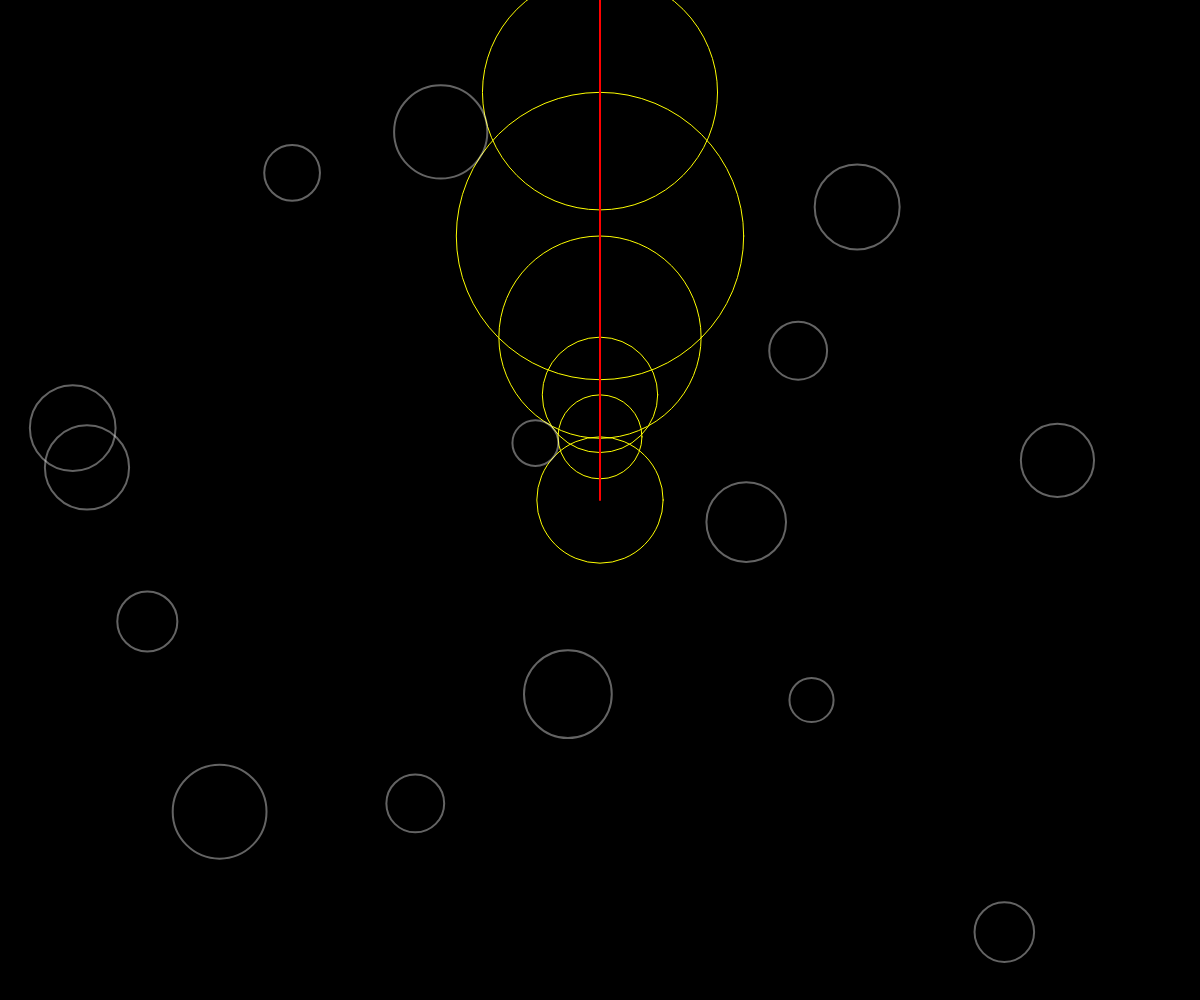
Frame 1 (no input)
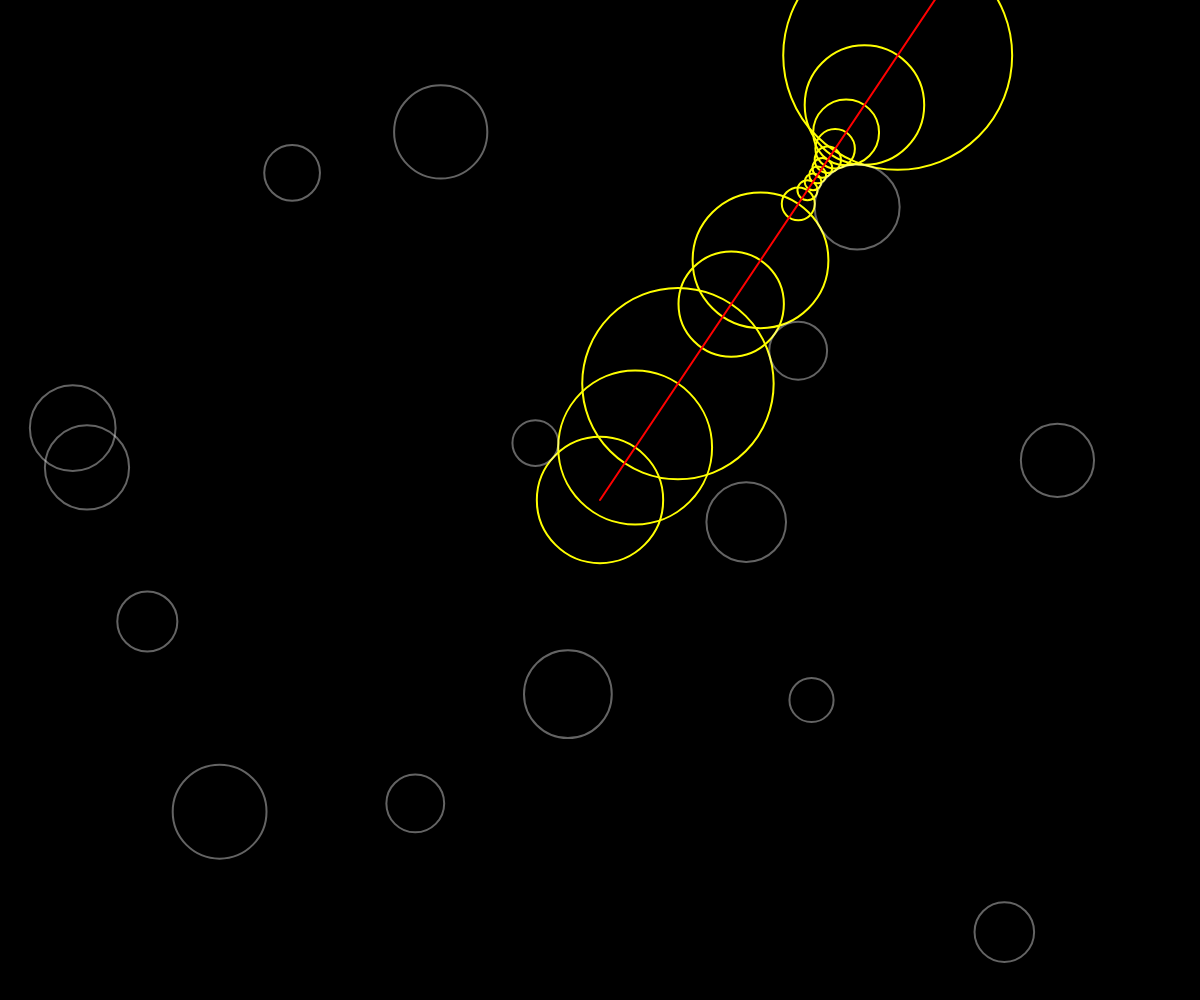
Frame 60 (no input)
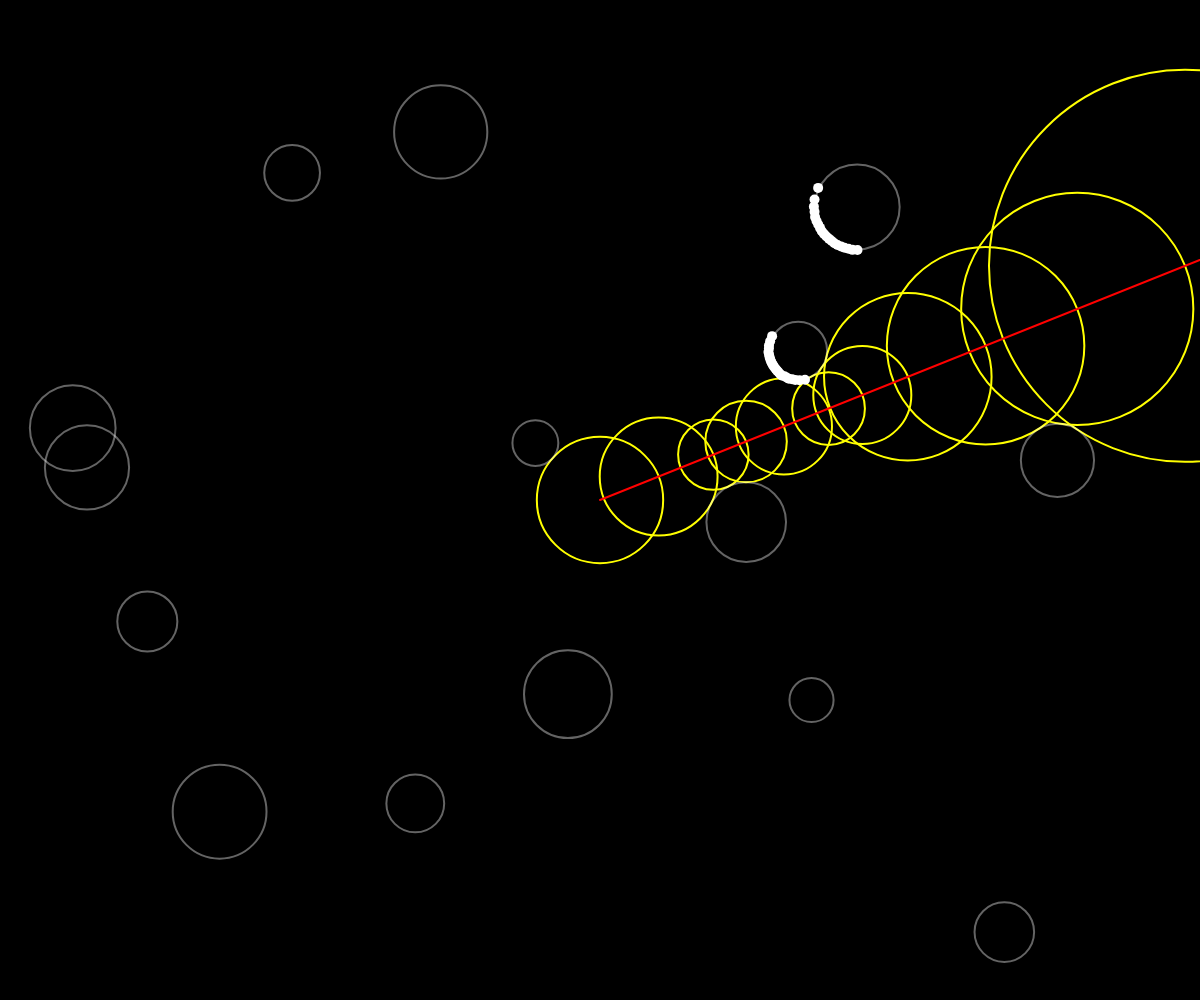
Frame 120 (the mouse pressed at the canvas centre since frame 60)

The p5.js sketch that drew these frames (run headless with seeded random() and noise() and a simulated clock; from frame 60 on, the mouse is pressed at the canvas centre):

// p5.js sketch
// ── sketch.js
let ray;
let boundries = [];
let c;
let amount = 15;

function setup() {
  createCanvas(windowWidth, windowHeight);
  c = createGraphics(width, height);
  ray = new Ray(width / 2, height / 2, -PI / 2);
  for (let i = 0; i < amount; i++) {
    boundries.push(new Boundry(random(width), random(height), random(20, 50)));
  }
}

function draw() {
  background(0);
  ray.march(boundries, c);
  // ray.show();
  ray.rotate(0.01);
  // if (ray.a >= PI + PI / 2) {
  //   resetSketch();
  // }
  for (const boundry of boundries) {
    boundry.show();
  }
  image(c, 0, 0);
}

function signedDist(x1, y1, x2, y2, r) {
  const dx = x1 - x2;
  const dy = y1 - y2;
  const d = sqrt((dx * dx) + (dy * dy));
  return d - r;
}

// function resetSketch() {
//   c = createGraphics(width, height);
//   let boundries = [];
//   for (let i = 0; i < amount; i++) {
//     boundries.push(new Boundry(random(width), random(height), random(10, 25)));
//   }
// }
// ── boundry.js
class Boundry {
    constructor(x, y, r){
      this.x = x;
      this.y = y;
      this.r = r;
    }
    show(){
      noFill();
      stroke(255, 100);
      strokeWeight(2);
      ellipse(this.x, this.y, this.r*2);
    }
  }
// ── ray.js
class Ray {
    constructor(x, y, a, r = 100) {
      this.r = r;
      this.a = a;
      this.x1 = x;
      this.y1 = y;
      this.x2 = this.r * cos(this.a);
      this.y2 = this.r * sin(this.a);
    }
    rotate(angle) {
      this.a += angle;
    }
    march(boundries, c) {
      this.x2 = this.r * cos(this.a);
      this.y2 = this.r * sin(this.a);
      let cx = this.x1;
      let cy = this.y1;
      let counter = 0;
      while (true) {
        let record = Infinity;
        for (const boundry of boundries) {
          const d = signedDist(cx, cy, boundry.x, boundry.y, boundry.r);
          if (d < record) {
            record = d;
          }
  
        }
        this.r = record;
        if (record < 1) break;
        if (cx < 0 || cx > width || cy < 0 || cy > height) break;
  
        //       push();
        //       translate(cx, cy);
        //       stroke(255, 0, 0);
        //       strokeWeight(2);
        noFill();
        //       line(0, 0, this.x2, this.y2);
        stroke(255, 255, 0);
        ellipse(cx, cy, this.r * 2)
        //       pop();
        //       stroke(255, 0, 0);
        //       line(0, 0, this.x2, this.y2);
        const vx = record * cos(this.a);
        const vy = record * sin(this.a);
        cx += vx;
        cy += vy;
        counter++;
      }
      // console.log(cx)
  
      // push();
      // translate(this.x1,this.y1);
      stroke(255, 0, 0);
      strokeWeight(2);
      line(this.x1, this.y1, cx, cy);
      noStroke();
      fill(0, 255, 255);
      ellipse(cx, cy, 10);
      if (!(cx < 0 || cx > width || cy < 0 || cy > height)) {
        c.fill(255);
        c.noStroke();
        c.ellipse(cx, cy, 10);
      }
      // pop()
      // noLoop();
  
      // console.log(record);
    }
    // show() {
    // }
  }
